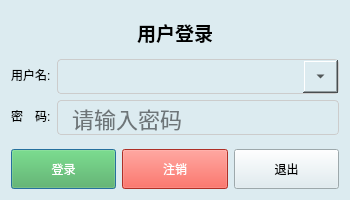
<?xml version="1.0" encoding="UTF-8"?>
<ui version="4.0">
 <class>LoginDialogClass</class>
 <widget class="QDialog" name="LoginDialogClass">
  <property name="geometry">
   <rect>
    <x>0</x>
    <y>0</y>
    <width>350</width>
    <height>200</height>
   </rect>
  </property>
  <property name="windowTitle">
   <string>用户登录</string>
  </property>
  <property name="modal">
   <bool>true</bool>
  </property>
  <property name="styleSheet">
   <string notr="true">background-color:rgb(220, 235, 240);</string>
  </property>
  <layout class="QVBoxLayout" name="mainLayout" stretch="2,4,4">
   <item>
    <widget class="QLabel" name="titleLabel">
     <property name="maximumSize">
      <size>
       <width>16777215</width>
       <height>50</height>
      </size>
     </property>
     <property name="font">
      <font>
       <pointsize>14</pointsize>
       <bold>true</bold>
      </font>
     </property>
     <property name="styleSheet">
      <string notr="true"/>
     </property>
     <property name="text">
      <string>用户登录</string>
     </property>
     <property name="alignment">
      <set>Qt::AlignmentFlag::AlignCenter</set>
     </property>
    </widget>
   </item>
   <item>
    <layout class="QFormLayout" name="formLayout">
     <item row="0" column="0">
      <widget class="QLabel" name="labelUser">
       <property name="text">
        <string>用户名:</string>
       </property>
      </widget>
     </item>
     <item row="0" column="1">
      <widget class="QComboBox" name="usernameCombo">
       <property name="minimumSize">
        <size>
         <width>170</width>
         <height>35</height>
        </size>
       </property>
       <property name="styleSheet">
        <string notr="true">QComboBox {
    padding: 2px 12px;
    font-size: 22px;
    border: 1px solid #ccc;
    border-radius: 4px;
}
QComboBox::drop-down {
    width: 35px;
}</string>
       </property>
       <property name="editable">
        <bool>false</bool>
       </property>
      </widget>
     </item>
     <item row="1" column="0">
      <widget class="QLabel" name="labelPass">
       <property name="text">
        <string>密　码:</string>
       </property>
      </widget>
     </item>
     <item row="1" column="1">
      <widget class="QLineEdit" name="passwordEdit">
       <property name="minimumSize">
        <size>
         <width>170</width>
         <height>35</height>
        </size>
       </property>
       <property name="styleSheet">
        <string notr="true">QLineEdit {
    padding: 2px 12px;
    font-size: 22px;
    border: 1px solid #ccc;
    border-radius: 4px;
}</string>
       </property>
       <property name="echoMode">
        <enum>QLineEdit::EchoMode::Password</enum>
       </property>
       <property name="placeholderText">
        <string>请输入密码</string>
       </property>
      </widget>
     </item>
    </layout>
   </item>
   <item>
    <layout class="QHBoxLayout" name="buttonLayout">
     <item>
      <widget class="QPushButton" name="loginBtn">
       <property name="maximumSize">
        <size>
         <width>16777215</width>
         <height>40</height>
        </size>
       </property>
       <property name="styleSheet">
        <string notr="true">background-color: #4CAF50; color: white;</string>
       </property>
       <property name="text">
        <string>登录</string>
       </property>
      </widget>
     </item>
     <item>
      <widget class="QPushButton" name="logoutBtn">
       <property name="maximumSize">
        <size>
         <width>16777215</width>
         <height>40</height>
        </size>
       </property>
       <property name="styleSheet">
        <string notr="true">background-color: #f44336; color: white;</string>
       </property>
       <property name="text">
        <string>注销</string>
       </property>
      </widget>
     </item>
     <item>
      <widget class="QPushButton" name="cancelBtn">
       <property name="maximumSize">
        <size>
         <width>16777215</width>
         <height>40</height>
        </size>
       </property>
       <property name="text">
        <string>退出</string>
       </property>
      </widget>
     </item>
    </layout>
   </item>
  </layout>
 </widget>
 <resources/>
 <connections/>
</ui>
